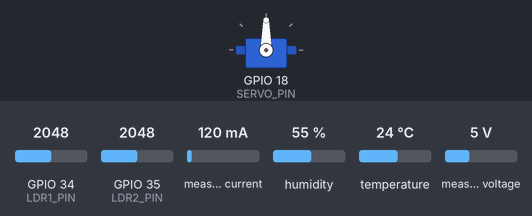
Bench run of a sketch on a simulated ESP32. On the bench: servo. Inputs (shaded band) come from the test bench; at power-on: GPIO 34 (LDR1_PIN) = 2048, GPIO 35 (LDR2_PIN) = 2048, measured current 120 mA, humidity 55 %, temperature 24 °C, measured voltage 5 V. WiFi joins after 1.5 s; servers stay silent unless stated; uploads are accepted with an empty reply; the local clock reads 2024-03-15 10:24:30 at power-on unless the sketch sets it; what the sketch prints to the serial monitor is not drawn.

Above: at 0.1 s.
At 1.9 s:
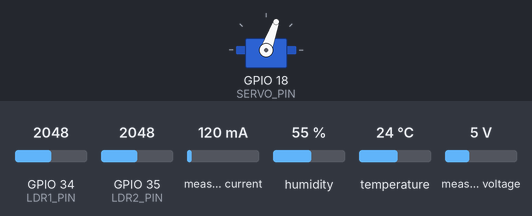
Timing chart, 0 to 3.4 s (numbered marks = the images above):
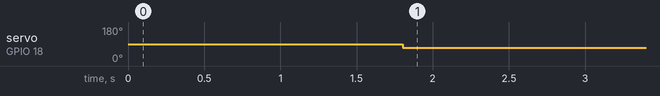

The sketch:

pv_ai_tracker.ino
```cpp
// ---------- BLYNK ----------
#define BLYNK_TEMPLATE_ID "TMPL2DJ1fkmgv"
#define BLYNK_TEMPLATE_NAME "AI Based PV Tracker"
#define BLYNK_AUTH_TOKEN "nSy-ERVR0S3TiyRfCni6Ls1AawSie16s"

#include <Wire.h>
#include <Adafruit_INA219.h>
#include <WiFi.h>
#include <HTTPClient.h>
#include <BlynkSimpleEsp32.h>
#include <DHT.h>
#include <time.h>
#include <ESP32Servo.h>

// ===== WiFi Credentials =====
char ssid[] = "Blessed";
char pass[] = "self.wifii";

// ===== Google Script ID =====
String GOOGLE_SCRIPT_ID = "AKfycbxY8J7kxI9-bSpXQEbt6NAqd3tDnahh0A-HPNP74MpnRMJ0xSv_DLVIhRjMa8XkvXFw-Q";

// ===== DHT Sensor =====
#define DHTPIN 4
#define DHTTYPE DHT11
DHT dht(DHTPIN, DHTTYPE);

// ===== LDR Pins =====
#define LDR1_PIN 34
#define LDR2_PIN 35

// ===== Servo =====
Servo trackerServo;
#define SERVO_PIN 18

// ===== INA219 =====
Adafruit_INA219 ina219;

// ===== Blynk Virtual Pins =====
#define VPIN_VOLTAGE     V0
#define VPIN_CURRENT     V1
#define VPIN_POWER       V2
#define VPIN_TEMPERATURE V3
#define VPIN_HUMIDITY    V4
#define VPIN_SERVO_ANGLE V5
#define VPIN_LDR1        V6
#define VPIN_LDR2        V7
#define VPIN_STATUS      V8

// ===== Time Setup =====
const char* ntpServer = "pool.ntp.org";
const long gmtOffset_sec = 3600;
const int daylightOffset_sec = 3600;

// ===== Lookup Table =====
int lookupTable[12][24] = {
  {180,180,180,180,169,152,136,55,57,62,69,78,92,106,120,134,147,160,90,86,79,69,57,43},
  {180,180,180,180,169,152,136,56,58,62,69,79,92,106,120,133,147,159,90,86,79,69,57,43},
  {180,180,180,180,169,152,136,56,58,63,70,80,92,105,119,133,146,159,90,86,79,69,57,43},
  {180,180,180,180,169,152,58,57,59,64,71,80,92,104,118,132,145,158,169,86,79,69,57,43},
  {180,180,180,180,169,152,58,58,60,64,71,81,92,104,118,131,145,157,168,86,79,69,57,43},
  {180,180,180,180,169,152,58,58,60,65,72,81,92,104,117,131,145,157,168,86,79,69,57,43},
  {180,180,180,180,169,152,58,58,60,64,72,81,92,104,117,131,145,157,168,86,79,69,57,43},
  {180,180,180,180,169,152,58,57,59,64,71,81,92,104,118,132,145,158,168,86,79,69,57,43},
  {180,180,180,180,169,152,57,57,59,63,70,80,92,105,119,132,146,158,169,86,79,69,57,43},
  {180,180,180,180,169,152,136,56,58,63,70,79,92,106,119,133,147,159,90,86,79,69,57,43},
  {180,180,180,180,169,152,136,55,57,62,69,78,92,106,120,134,147,160,90,86,79,69,57,43},
  {180,180,180,180,169,152,136,55,57,62,69,78,92,107,120,134,148,160,90,86,79,69,57,43},
};

// ===== Predictive AI Function =====
int getPredictedAngle(int month, int hour) {
  if (hour < 6 || hour > 18) {
    return 90;
  }
  return lookupTable[month - 1][hour];
}

// ===== Send to Google Sheets =====
void sendDataToGoogleSheets(String dateStr, int month, int hour, int angle,
                            float voltage, float current, float power,
                            float temp, float hum,
                            int ldr1, int ldr2) {
  if (WiFi.status() == WL_CONNECTED) {
    HTTPClient http;
    String url = "https://script.google.com/macros/s/" + GOOGLE_SCRIPT_ID + "/exec";
    url += "?date=" + dateStr;
    url += "&month=" + String(month);
    url += "&hour=" + String(hour);
    url += "&servo=" + String(angle);
    url += "&voltage=" + String(voltage, 3);
    url += "&current=" + String(current, 4);
    url += "&power=" + String(power, 4);
    url += "&temperature=" + String(temp, 2);
    url += "&humidity=" + String(hum, 2);
    url += "&ldr1=" + String(ldr1);
    url += "&ldr2=" + String(ldr2);

    http.begin(url.c_str());
    int code = http.GET();
    if (code > 0) {
      Serial.println("Data sent to Google Sheets. Code: " + String(code));
    } else {
      Serial.println("Failed to send data.");
    }
    http.end();
  }
}

void setup() {
  Serial.begin(115200);

  // Init sensors
  dht.begin();

  if (!ina219.begin()) {
    Serial.println("Failed to find INA219 chip");
    while (1) { delay(10); }
  }

  trackerServo.attach(SERVO_PIN);

  // Connect WiFi with timeout
  WiFi.begin(ssid, pass);
  Serial.print("Connecting to WiFi");
  unsigned long start = millis();
  while (WiFi.status() != WL_CONNECTED && millis() - start < 15000) {
    delay(500);
    Serial.print(".");
  }

  if (WiFi.status() == WL_CONNECTED) {
    Serial.println("\nWiFi connected. IP: " + WiFi.localIP().toString());
  } else {
    Serial.println("\nWiFi failed");
  }

  // Start Blynk
  Blynk.config(BLYNK_AUTH_TOKEN);
  Blynk.connect(10000);

  // Wait for NTP sync
  configTime(gmtOffset_sec, daylightOffset_sec, ntpServer);
  Serial.print("Waiting for NTP sync");
  while (time(nullptr) < 100000) {
    delay(1000);
    Serial.print(".");
  }
  Serial.println(" NTP synced!");
}

void loop() {
  Blynk.run();

  // Get time
  time_t now = time(nullptr);
  struct tm* p_tm = localtime(&now);
  int year = p_tm->tm_year + 1900;
  int month = p_tm->tm_mon + 1;
  int day = p_tm->tm_mday;
  int hour = p_tm->tm_hour;

  char dateStr[11];
  sprintf(dateStr, "%04d-%02d-%02d", year, month, day);

  // AI angle
  int angle = getPredictedAngle(month, hour);
  trackerServo.write(angle);

  // Read sensors
  float busVoltage = ina219.getBusVoltage_V();
  float current = ina219.getCurrent_mA() / 1000.0;
  float power = busVoltage * current;
  float temperature = dht.readTemperature();
  float humidity = dht.readHumidity();
  int ldr1 = analogRead(LDR1_PIN);
  int ldr2 = analogRead(LDR2_PIN);

  // Fix sensor errors
  if (isnan(temperature)) temperature = 0;
  if (isnan(humidity)) humidity = 0;

  // Send to Google Sheets
  sendDataToGoogleSheets(dateStr, month, hour, angle,
                         busVoltage, current, power,
                         temperature, humidity, ldr1, ldr2);

  // Send to Blynk only if connected
  if (Blynk.connected()) {
    Blynk.virtualWrite(VPIN_VOLTAGE, busVoltage);
    Blynk.virtualWrite(VPIN_CURRENT, current);
    Blynk.virtualWrite(VPIN_POWER, power);
    Blynk.virtualWrite(VPIN_TEMPERATURE, temperature);
    Blynk.virtualWrite(VPIN_HUMIDITY, humidity);
    Blynk.virtualWrite(VPIN_SERVO_ANGLE, angle);
    Blynk.virtualWrite(VPIN_LDR1, ldr1);
    Blynk.virtualWrite(VPIN_LDR2, ldr2);
    Blynk.virtualWrite(VPIN_STATUS, "AI Tracking Active");
  }

  delay(60000);
}
```

Measured:
- by itself, servo on GPIO 18 (SERVO_PIN): 90° → 70° at 1.8 s
